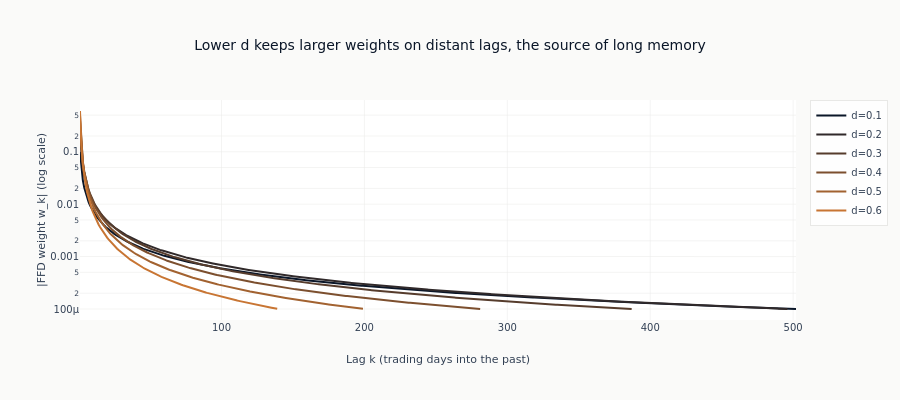

The notebook cell saved with this chart:
### Markdown cell above
## 5. Visualize FFD Weights

FFD weights determine how much memory is preserved. Every weight sequence starts
at $w_0 = 1$; the memory difference lives in the **tail**. Plotting the weight
magnitude on a log scale (skipping $w_0$) makes the decay rate visible: a lower
$d$ keeps larger weights on more distant lags, and its window (where the weights
finally fall below the truncation threshold) extends further into the past.

### Code cell
# Blue -> copper gradient ordered by d (dark = low d / long memory, warm = high d).
def _hex_gradient(c0: str, c1: str, n: int) -> list[str]:
    lo = np.array([int(c0[i : i + 2], 16) for i in (1, 3, 5)])
    hi = np.array([int(c1[i : i + 2], 16) for i in (1, 3, 5)])
    out = []
    for t in np.linspace(0, 1, n):
        r, g, b = (lo + (hi - lo) * t).astype(int)
        out.append(f"#{r:02x}{g:02x}{b:02x}")
    return out


d_colors = _hex_gradient(COLORS["blue"], COLORS["copper"], len(TEACHING_D_GRID))

# Visualize weight magnitude (log scale) for different d values
fig = go.Figure()

for d, color in zip(TEACHING_D_GRID, d_colors):
    weights = get_ffd_weights(d, threshold=FFD_THRESHOLD)
    # Skip w_0 = 1 (identical for every d); the memory difference is in the tail.
    fig.add_trace(
        go.Scatter(
            x=list(range(1, len(weights))),
            y=np.abs(weights[1:]),
            mode="lines",
            name=f"d={d}",
            line=dict(color=color, width=2),
        )
    )

fig.update_layout(
    height=400,
    title="Lower d keeps larger weights on distant lags, the source of long memory",
    xaxis_title="Lag k (trading days into the past)",
    yaxis_title="|FFD weight w_k| (log scale)",
    yaxis=dict(type="log"),
)
fig.show()

# Weight counts
print(f"\nWeight Counts (threshold={FFD_THRESHOLD:.0e}):")
for d in TEACHING_D_GRID:
    weights = get_ffd_weights(d, threshold=FFD_THRESHOLD)
    print(f"  d={d}: {len(weights)} weights")

### Figure 1 — Plotly figure (JSON) as saved in the notebook; plotly's stock layout.template omitted (floating-point values rounded to 4 significant figures; data arrays with more than 128 entries replaced by an {"elided": "..."} marker saying what was removed)
{"data": [{"line": {"color": "#0a1628", "width": 2}, "mode": "lines", "name": "d=0.1", "type": "scatter", "x": {"elided": "502 int values"}, "y": {"elided": "502 float values"}}, {"line": {"color": "#30292a", "width": 2}, "mode": "lines", "name": "d=0.2", "type": "scatter", "x": {"elided": "496 int values"}, "y": {"elided": "496 float values"}}, {"line": {"color": "#563c2c", "width": 2}, "mode": "lines", "name": "d=0.3", "type": "scatter", "x": {"elided": "387 int values"}, "y": {"elided": "387 float values"}}, {"line": {"color": "#7c4f2e", "width": 2}, "mode": "lines", "name": "d=0.4", "type": "scatter", "x": {"elided": "281 int values"}, "y": {"elided": "281 float values"}}, {"line": {"color": "#a26230", "width": 2}, "mode": "lines", "name": "d=0.5", "type": "scatter", "x": {"elided": "199 int values"}, "y": {"elided": "199 float values"}}, {"line": {"color": "#c87533", "width": 2}, "mode": "lines", "name": "d=0.6", "type": "scatter", "x": {"elided": "139 int values"}, "y": {"elided": "139 float values"}}], "layout": {"height": 400, "title": {"text": "Lower d keeps larger weights on distant lags, the source of long memory"}, "xaxis": {"title": {"text": "Lag k (trading days into the past)"}}, "yaxis": {"title": {"text": "|FFD weight w_k| (log scale)"}, "type": "log"}}}
